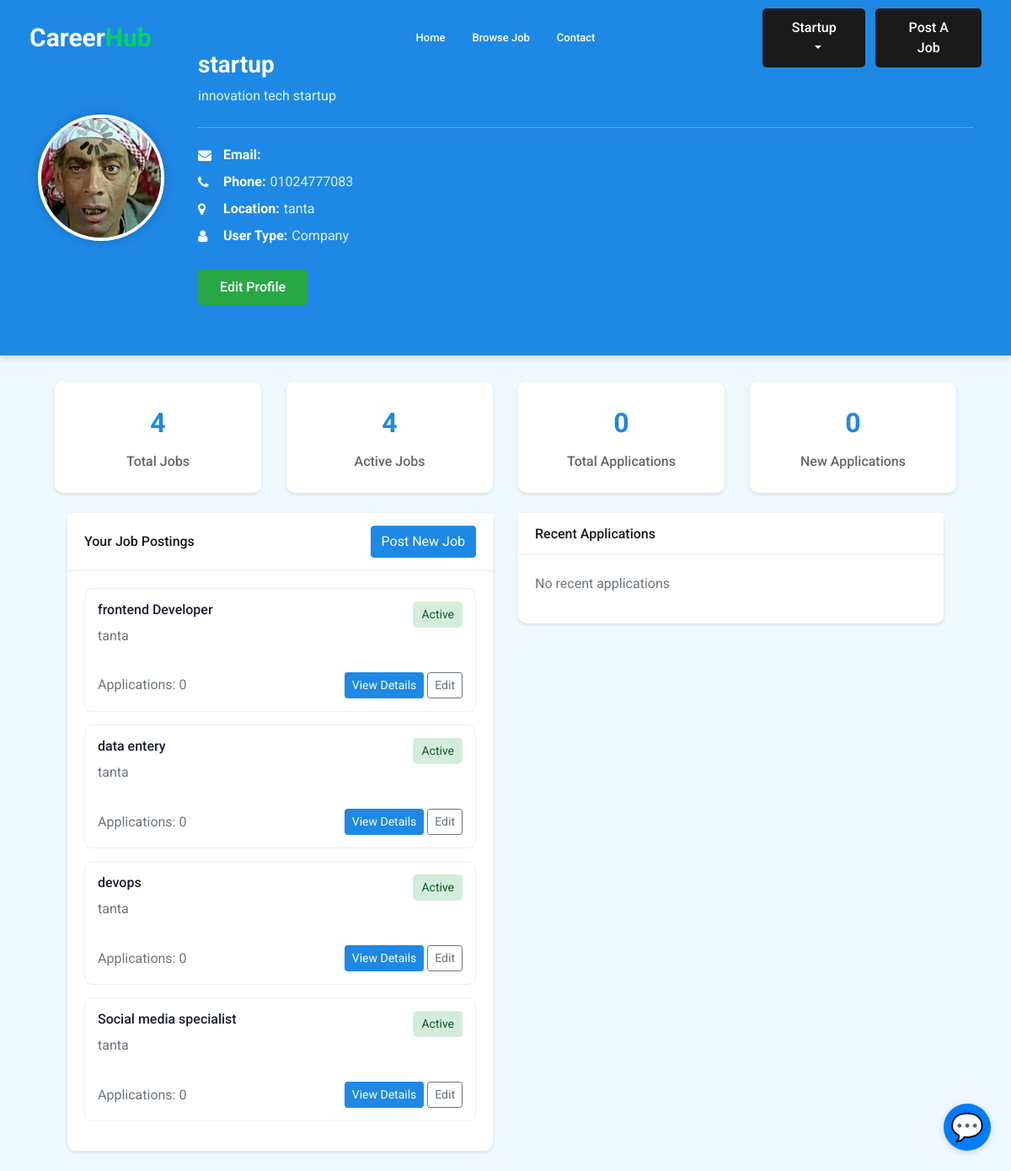
The page /jobs/company/dashboard/ (signed in) on the database as committed earlier.
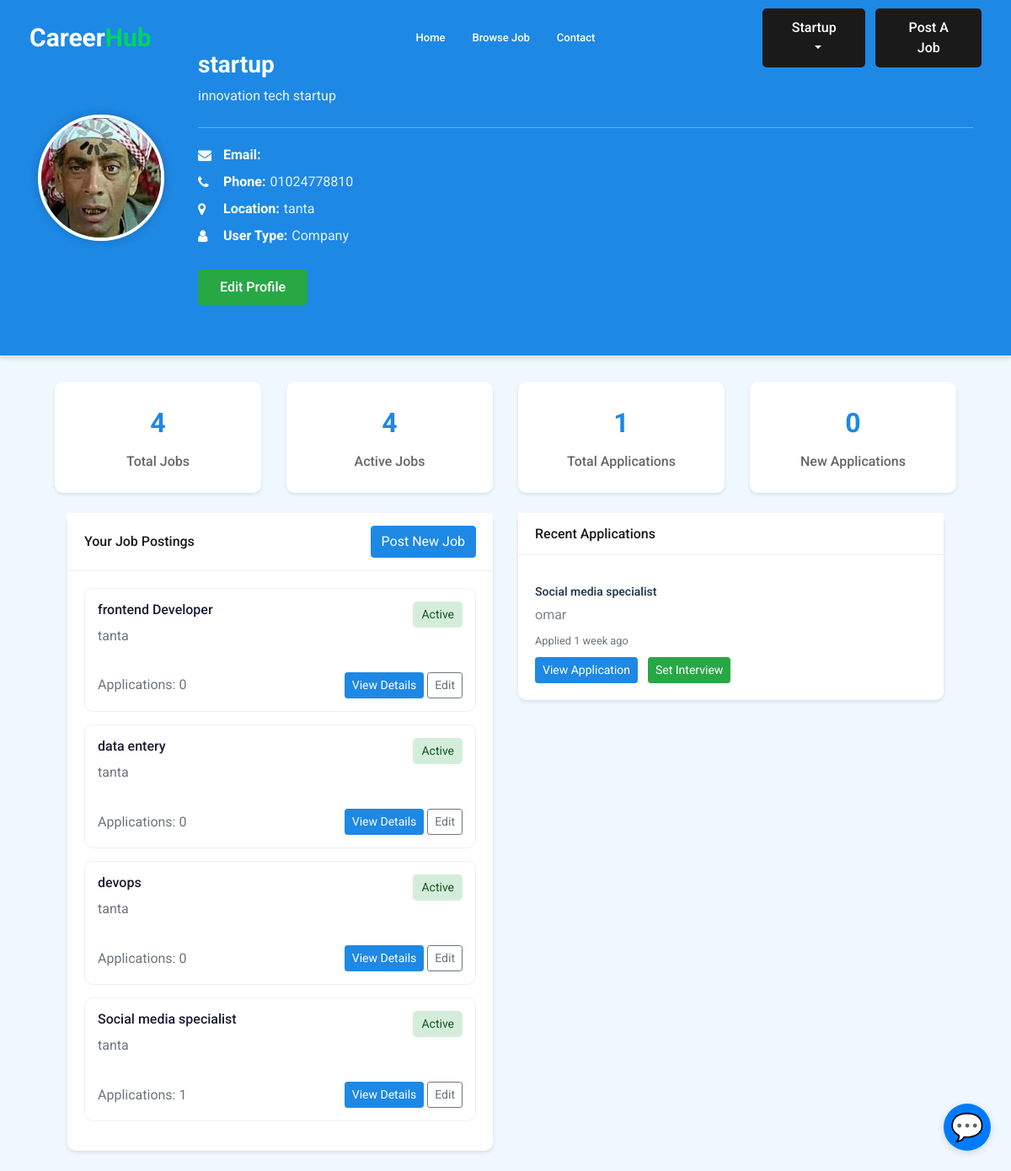
The same page on the database as committed later.
### accounts/models.py (models this page shows, shortened)
class Profile(models.Model):
    user = models.OneToOneField(User, on_delete=models.CASCADE)
    user_type = models.CharField(max_length=20, choices=USER_TYPE_CHOICES, default='job_seeker')
    city = models.ForeignKey('City', related_name='user_city', on_delete=models.CASCADE , blank=True, null=True)
    phone_number = models.CharField(max_length=15)
    image = models.ImageField(upload_to='profile/')
    bio = models.TextField(max_length=500, blank=True, null=True)

class City(models.Model):
    name = models.CharField(max_length=30)
    def __str__(self):
        return self.name

### job/models.py (models this page shows, shortened)
class Job(models.Model):  # table
    owner = models.ForeignKey(User, related_name='job_owner', on_delete=models.CASCADE)
    title = models.CharField(max_length=100)  # column
    company_name = models.CharField(max_length=100)
    company_description = models.TextField(max_length=1000, default='', blank=True)
    location = models.CharField(max_length=100)
    job_type = models.CharField(max_length=15, choices=JOB_TYPE)
    job_level = models.CharField(max_length=15, choices=JOB_LEVEL, default='Entry Level')
    description = models.TextField(max_length=2000)
    requirements = models.TextField(max_length=2000)
    responsibilities = models.TextField(max_length=2000)
    published_at = models.DateTimeField(auto_now=True)
    vacancy = models.IntegerField(default=1, validators=[MinValueValidator(1)])
    salary = models.IntegerField(default=0)
    experience_min = models.IntegerField(default=0)
    experience_max = models.IntegerField(default=0)
    category = models.ForeignKey('Category', on_delete=models.CASCADE)
    image = models.ImageField(upload_to=image_upload)
    is_featured = models.BooleanField(default=False)
    is_active = models.BooleanField(default=True)
    skills = models.ManyToManyField('Skill', related_name='jobs')
    slug = models.SlugField(blank=True, null=True)

class Apply(models.Model):
    job = models.ForeignKey(Job, related_name='apply_job', on_delete=models.CASCADE)
    applicant = models.ForeignKey(User, related_name='applicant', on_delete=models.CASCADE, null=True)
    name = models.CharField(max_length=50)
    email = models.EmailField(max_length=100)
    website = models.URLField(blank=True)
    cv = models.FileField(upload_to='apply/')
    cover_letter = models.TextField(max_length=1000)
    created_at = models.DateTimeField(auto_now=True)
    status = models.CharField(max_length=20, choices=[
        ('Pending', 'Pending'),
        ('Reviewed', 'Reviewed'),
        ('Shortlisted', 'Shortlisted'),
        ('Rejected', 'Rejected'),
        ('accepted', 'accepted')
    ], default='Pending')

### job/views.py (the view)
# urls.py: path('company/dashboard/', views.company_dashboard, name='company_dashboard'),
@login_required
def company_dashboard(request):
    profile = Profile.objects.get(user=request.user)
    if profile.user_type != 'company':
        return redirect('/jobs/')
    company_jobs = Job.objects.filter(owner=request.user)
    active_jobs_count = company_jobs.filter(is_active=True).count()
    total_applications = Apply.objects.filter(job__in=company_jobs).count()
    new_applications = Apply.objects.filter(
        job__in=company_jobs,
        created_at__gte=timezone.now() - timezone.timedelta(days=7)
    ).count()
    recent_applications = Apply.objects.filter(
        job__in=company_jobs
    ).order_by('-created_at')[:5]
    context = {
        'jobs': company_jobs,
        'profile': profile,
        'active_jobs_count': active_jobs_count,
        'total_applications': total_applications,
        'new_applications': new_applications,
        'recent_applications': recent_applications
    }
    return render(request, 'job/company_dashboard.html', context)

### job/templates/job/company_dashboard.html (shortened to what the changed rows need)
{% extends 'base.html' %}
{% load static %}
{% block body %}
<div class="profile-header">
    <div class="container">
        <div class="row align-items-center">
            <div class="col-md-2 text-center text-md-left">
                {% if profile.image %}
                    <img src="{{ profile.image.url }}" class="profile-picture" alt="Profile Picture">
                {% else %}
                    <img src="{% static 'img/default-profile.jpg' %}" class="profile-picture" alt="Default Profile">
                {% endif %}
            </div>
            <div class="col-md-10 mt-3 mt-md-0">
                <h1 class="profile-name">{{ profile.user.username }}</h1>
                <p class="profile-bio">{{ profile.bio|default:"No bio yet" }}</p>
                <ul class="list-unstyled company-info-list">
                    <li><i class="fa fa-envelope"></i><strong>Email:</strong> {{ profile.user.email }}</li>
                    <li><i class="fa fa-phone"></i><strong>Phone:</strong> {{ profile.phone_number|default:"Not provided" }}</li>
                    <li><i class="fa fa-map-marker"></i><strong>Location:</strong> {{ profile.city|default:"Not provided" }}</li>
                    <li><i class="fa fa-user"></i><strong>User Type:</strong> {{ profile.user_type|title }}</li>
                </ul>
                <a href="{% url 'accounts:profile_edit' %}" class="boxed-btn3">Edit Profile</a>
            </div>
        </div>
    </div>
</div>
<div class="profile-content">
    <div class="container">
        <div class="row mb-4">
            <div class="col-md-3">
                <div class="stats-card">
                    <div class="stats-number">{{ total_applications }}</div>
                    <div class="stats-label">Total Applications</div>
                </div>
            </div>
        </div>
        <div class="container mt-4">
            <div class="row">
                <div class="col-md-6">
                    <div class="card mb-4">
                        <div class="card-body">
                            {% if jobs %}
                                {% for job in jobs %}
                                    <div class="job-card">
                                        <div class="d-flex justify-content-between align-items-start">
                                            <div>
                                                <h5>{{ job.title }}</h5>
                                                <p class="text-muted">{{ job.location }}</p>
                                            </div>
                                            <span class="job-status status-{% if job.is_active %}active{% else %}inactive{% endif %}">
                                                {% if job.is_active %}Active{% else %}Inactive{% endif %}
                                            </span>
                                        </div>
                                        <div class="d-flex justify-content-between align-items-center mt-3">
                                            <div>
                                                <span class="text-muted">Applications: {{ job.apply_job.count }}</span>
                                            </div>
                                            <div>
                                                <a href="{% url 'job:job_detail' job.slug %}" class="btn btn-sm btn-primary">View Details</a>
                                                <a href="{% url 'job:edit_job' job.id %}" class="btn btn-sm btn-outline-secondary">Edit</a>
                                            </div>
                                        </div>
                                    </div>
                                {% endfor %}
                            {% else %}
                                <p class="text-muted">You haven't posted any jobs yet.</p>
                            {% endif %}
                        </div>
                    </div>
                </div>
                <div class="col-md-6">
                    <div class="card">
                        <div class="card-body">
                            {% if recent_applications %}
                                {% for application in recent_applications %}
                                    <div class="application-item">
                                        <h6>{{ application.job.title }}</h6>
                                        <p class="mb-1">{{ application.name }}</p>
                                        <small class="text-muted">Applied {{ application.created_at|timesince }} ago</small>
                                        <div class="mt-2">
                                            <button type="button" class="btn btn-sm btn-primary view-application" data-toggle="modal" data-target="#applicationModal"
                                                data-name="{{ application.name }}"
                                                data-email="{{ application.email }}"
                                                data-website="{{ application.website|default:'' }}"
                                                data-status="{{ application.status }}"
                                                data-applied="{{ application.created_at|date:'F d, Y' }}"
                                                data-cover-letter="{{ application.cover_letter }}"
                                                data-cv-url="{{ application.cv.url }}">
                                                View Application
                                            </button>
                                            <button type="button" class="btn btn-sm btn-success ml-2 set-interview-btn" data-toggle="modal" data-target="#setInterviewModal" data-application-id="{{ application.id }}" data-applicant-name="{{ application.name }}">Set Interview</button>
                                        </div>
                                    </div>
                                {% endfor %}
                            {% else %}
                                <p class="text-muted">No recent applications</p>
                            {% endif %}
                        </div>
                    </div>
                </div>
            </div>
        </div>
    </div>
</div>
{% endblock %}

Rows that differ between the two databases and show on the page:
changed Profile "innovation tech startup": phone_number "01024777083" → "01024778810"
computed for Job "Social media specialist": apply_job.count "0" → "1"
added Apply: job "Social media specialist", name "omar", created_at "1 week"
Other text that changed with them:
{{ total_applications }}: "0" → "1"
text no longer shown: "No recent applications"
